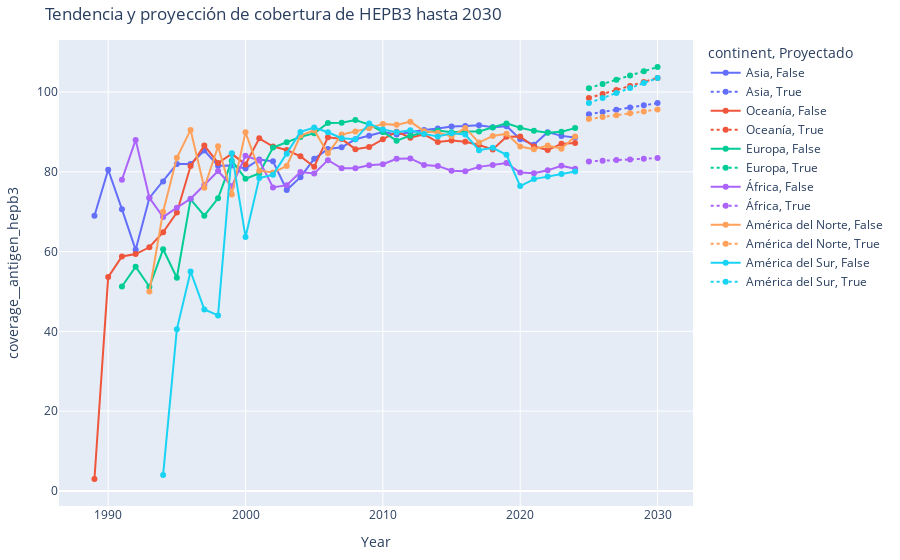

The cell this chart's notebook holds for it:
### Markdown cell above
<div style="background-color:#fff9e6; padding:15px; border-radius:8px;">
  <h2>🤖 Algo de Inteligencia Artificial / A touch of Artificial Intelligence</h2>
  <p>Se aplica un modelo de <strong>regresión lineal</strong> para proyectar la cobertura de vacunación de Hepatitis B (tercera dosis) hasta el año 2030, agrupando por continente. Esta técnica permite estimar tendencias futuras basadas en datos históricos.</p>
  <p>A <strong>linear regression</strong> model is applied to project Hepatitis B (third dose) vaccination coverage through 2030, grouped by continent. This technique helps estimate future trends based on historical data.</p>

  <h3>🛠️ Acciones realizadas / Actions performed</h3>
  <ul>
    <li>📊 Filtrado y agrupación de datos por año y continente / Data filtering and grouping by year and continent</li>
    <li>📈 Entrenamiento de modelos de regresión lineal por grupo / Training linear regression models per group</li>
    <li>📅 Generación de predicciones para años futuros (hasta 2030) / Generating predictions for future years (up to 2030)</li>
    <li>🧩 Integración de datos reales y proyectados / Merging actual and projected data</li>
    <li>📉 Visualización de tendencias con líneas segmentadas / Trend visualization with dashed lines for projections</li>
  </ul>

  <blockquote>Este enfoque predictivo permite anticipar escenarios de cobertura y apoyar decisiones estratégicas en salud pública.</blockquote>
</div>

### Code cell
# Parámetros configurables
vacuna = 'coverage__antigen_hepb3' 
nivel = 'continent' 

# Filtrar y preparar datos
df_modelo = df_clean[['Year', nivel, vacuna]].dropna()
df_modelo_agg = df_modelo.groupby(['Year', nivel])[vacuna].mean().reset_index()

# Generar predicciones por grupo
predicciones = []
for g in df_modelo_agg[nivel].unique():
    df_g = df_modelo_agg[df_modelo_agg[nivel] == g].copy()
    X = df_g[['Year']]
    y = df_g[vacuna]
    modelo = LinearRegression()
    modelo.fit(X, y)

    años_futuros = pd.DataFrame({'Year': range(df_g['Year'].max() + 1, 2031)})
    y_pred = modelo.predict(años_futuros)

    df_pred = pd.DataFrame({
        'Year': años_futuros['Year'],
        vacuna: y_pred,
        nivel: g,
        'Proyectado': True
    })
    df_g.loc[:, 'Proyectado'] = False

    predicciones.append(pd.concat([df_g, df_pred]))


df_final = pd.concat(predicciones)

# Graficar resultados
fig = px.line(
    df_final,
    x='Year',
    y=vacuna,
    color=nivel,
    line_dash='Proyectado',
    markers=True,
    title=f'Tendencia y proyección de cobertura de {vacuna.replace("coverage__antigen_", "").upper()} hasta 2030'
)
fig.update_layout(margin=dict(l=20, r=20, t=40, b=20))
fig.show()

### Figure 1 — Plotly figure (JSON) as saved in the notebook; plotly's stock layout.template omitted (floating-point values rounded to 4 significant figures)
{"data": [{"hovertemplate": "continent=Asia<br>Proyectado=False<br>Year=%{x}<br>coverage__antigen_hepb3=%{y}<extra></extra>", "legendgroup": "Asia, False", "line": {"color": "#636efa", "dash": "solid"}, "marker": {"symbol": "circle"}, "mode": "lines+markers", "name": "Asia, False", "orientation": "v", "showlegend": true, "type": "scatter", "x": [1989, 1990, 1991, 1992, 1993, 1994, 1995, 1996, 1997, 1998, 1999, 2000, 2001, 2002, 2003, 2004, 2005, 2006, 2007, 2008, 2009, 2010, 2011, 2012, 2013, 2014, 2015, 2016, 2017, 2018, 2019, 2020, 2021, 2022, 2023, 2024], "xaxis": "x", "y": [69.0, 80.5, 70.62, 60.43, 73.44, 77.56, 81.95, 81.96, 85.35, 81.54, 81.59, 80.84, 83.1, 82.63, 75.44, 78.66, 83.25, 85.73, 86.13, 88.15, 89.04, 89.96, 89.37, 89.91, 90.5, 90.83, 91.37, 91.46, 91.67, 91.2, 91.45, 88.17, 86.79, 89.94, 89.0, 88.6], "yaxis": "y"}, {"hovertemplate": "continent=Asia<br>Proyectado=True<br>Year=%{x}<br>coverage__antigen_hepb3=%{y}<extra></extra>", "legendgroup": "Asia, True", "line": {"color": "#636efa", "dash": "dot"}, "marker": {"symbol": "circle"}, "mode": "lines+markers", "name": "Asia, True", "orientation": "v", "showlegend": true, "type": "scatter", "x": [2025, 2026, 2027, 2028, 2029, 2030], "xaxis": "x", "y": [94.43, 94.98, 95.54, 96.1, 96.66, 97.22], "yaxis": "y"}, {"hovertemplate": "continent=Oceanía<br>Proyectado=False<br>Year=%{x}<br>coverage__antigen_hepb3=%{y}<extra></extra>", "legendgroup": "Oceanía, False", "line": {"color": "#EF553B", "dash": "solid"}, "marker": {"symbol": "circle"}, "mode": "lines+markers", "name": "Oceanía, False", "orientation": "v", "showlegend": true, "type": "scatter", "x": [1989, 1990, 1991, 1992, 1993, 1994, 1995, 1996, 1997, 1998, 1999, 2000, 2001, 2002, 2003, 2004, 2005, 2006, 2007, 2008, 2009, 2010, 2011, 2012, 2013, 2014, 2015, 2016, 2017, 2018, 2019, 2020, 2021, 2022, 2023, 2024], "xaxis": "x", "y": [3.0, 53.6, 58.78, 59.36, 61.08, 64.86, 69.79, 81.43, 86.57, 82.21, 84.5, 81.86, 88.4, 86.33, 85.47, 83.87, 81.27, 88.67, 88.2, 85.67, 86.2, 88.13, 90.07, 88.53, 89.4, 87.47, 87.87, 87.53, 86.73, 85.6, 88.8, 88.87, 86.33, 85.47, 87.0, 87.2], "yaxis": "y"}, {"hovertemplate": "continent=Oceanía<br>Proyectado=True<br>Year=%{x}<br>coverage__antigen_hepb3=%{y}<extra></extra>", "legendgroup": "Oceanía, True", "line": {"color": "#EF553B", "dash": "dot"}, "marker": {"symbol": "circle"}, "mode": "lines+markers", "name": "Oceanía, True", "orientation": "v", "showlegend": true, "type": "scatter", "x": [2025, 2026, 2027, 2028, 2029, 2030], "xaxis": "x", "y": [98.51, 99.51, 100.5, 101.5, 102.5, 103.5], "yaxis": "y"}, {"hovertemplate": "continent=Europa<br>Proyectado=False<br>Year=%{x}<br>coverage__antigen_hepb3=%{y}<extra></extra>", "legendgroup": "Europa, False", "line": {"color": "#00cc96", "dash": "solid"}, "marker": {"symbol": "circle"}, "mode": "lines+markers", "name": "Europa, False", "orientation": "v", "showlegend": true, "type": "scatter", "x": [1991, 1992, 1993, 1994, 1995, 1996, 1997, 1998, 1999, 2000, 2001, 2002, 2003, 2004, 2005, 2006, 2007, 2008, 2009, 2010, 2011, 2012, 2013, 2014, 2015, 2016, 2017, 2018, 2019, 2020, 2021, 2022, 2023, 2024], "xaxis": "x", "y": [51.25, 56.2, 51.17, 60.57, 53.44, 73.09, 69.0, 73.35, 82.78, 78.27, 79.57, 86.08, 87.4, 88.75, 89.66, 92.23, 92.29, 93.0, 91.84, 90.0, 87.79, 89.06, 89.82, 90.32, 89.91, 90.12, 90.11, 91.09, 92.14, 91.05, 90.26, 89.82, 90.05, 90.95], "yaxis": "y"}, {"hovertemplate": "continent=Europa<br>Proyectado=True<br>Year=%{x}<br>coverage__antigen_hepb3=%{y}<extra></extra>", "legendgroup": "Europa, True", "line": {"color": "#00cc96", "dash": "dot"}, "marker": {"symbol": "circle"}, "mode": "lines+markers", "name": "Europa, True", "orientation": "v", "showlegend": true, "type": "scatter", "x": [2025, 2026, 2027, 2028, 2029, 2030], "xaxis": "x", "y": [101.0, 102.0, 103.1, 104.1, 105.2, 106.3], "yaxis": "y"}, {"hovertemplate": "continent=África<br>Proyectado=False<br>Year=%{x}<br>coverage__antigen_hepb3=%{y}<extra></extra>", "legendgroup": "África, False", "line": {"color": "#ab63fa", "dash": "solid"}, "marker": {"symbol": "circle"}, "mode": "lines+markers", "name": "África, False", "orientation": "v", "showlegend": true, "type": "scatter", "x": [1991, 1992, 1993, 1994, 1995, 1996, 1997, 1998, 1999, 2000, 2001, 2002, 2003, 2004, 2005, 2006, 2007, 2008, 2009, 2010, 2011, 2012, 2013, 2014, 2015, 2016, 2017, 2018, 2019, 2020, 2021, 2022, 2023, 2024], "xaxis": "x", "y": [78.0, 88.0, 73.5, 68.67, 71.0, 73.25, 76.7, 80.2, 76.36, 84.0, 82.83, 76.09, 76.65, 79.93, 79.6, 82.92, 80.88, 80.89, 81.65, 81.9, 83.24, 83.35, 81.72, 81.47, 80.27, 80.13, 81.23, 81.71, 82.17, 79.83, 79.65, 80.37, 81.52, 80.75], "yaxis": "y"}, {"hovertemplate": "continent=África<br>Proyectado=True<br>Year=%{x}<br>coverage__antigen_hepb3=%{y}<extra></extra>", "legendgroup": "África, True", "line": {"color": "#ab63fa", "dash": "dot"}, "marker": {"symbol": "circle"}, "mode": "lines+markers", "name": "África, True", "orientation": "v", "showlegend": true, "type": "scatter", "x": [2025, 2026, 2027, 2028, 2029, 2030], "xaxis": "x", "y": [82.61, 82.77, 82.94, 83.1, 83.27, 83.43], "yaxis": "y"}, {"hovertemplate": "continent=América del Norte<br>Proyectado=False<br>Year=%{x}<br>coverage__antigen_hepb3=%{y}<extra></extra>", "legendgroup": "América del Norte, False", "line": {"color": "#FFA15A", "dash": "solid"}, "marker": {"symbol": "circle"}, "mode": "lines+markers", "name": "América del Norte, False", "orientation": "v", "showlegend": true, "type": "scatter", "x": [1993, 1994, 1995, 1996, 1997, 1998, 1999, 2000, 2001, 2002, 2003, 2004, 2005, 2006, 2007, 2008, 2009, 2010, 2011, 2012, 2013, 2014, 2015, 2016, 2017, 2018, 2019, 2020, 2021, 2022, 2023, 2024], "xaxis": "x", "y": [50.0, 70.0, 83.5, 90.5, 76.0, 86.4, 74.33, 89.89, 80.29, 79.81, 81.47, 89.11, 90.4, 84.62, 89.33, 90.1, 90.9, 92.0, 91.76, 92.57, 90.18, 89.77, 88.91, 91.0, 87.32, 89.0, 89.55, 86.32, 85.64, 86.59, 85.77, 88.82], "yaxis": "y"}, {"hovertemplate": "continent=América del Norte<br>Proyectado=True<br>Year=%{x}<br>coverage__antigen_hepb3=%{y}<extra></extra>", "legendgroup": "América del Norte, True", "line": {"color": "#FFA15A", "dash": "dot"}, "marker": {"symbol": "circle"}, "mode": "lines+markers", "name": "América del Norte, True", "orientation": "v", "showlegend": true, "type": "scatter", "x": [2025, 2026, 2027, 2028, 2029, 2030], "xaxis": "x", "y": [93.24, 93.71, 94.19, 94.67, 95.14, 95.62], "yaxis": "y"}, {"hovertemplate": "continent=América del Sur<br>Proyectado=False<br>Year=%{x}<br>coverage__antigen_hepb3=%{y}<extra></extra>", "legendgroup": "América del Sur, False", "line": {"color": "#19d3f3", "dash": "solid"}, "marker": {"symbol": "circle"}, "mode": "lines+markers", "name": "América del Sur, False", "orientation": "v", "showlegend": true, "type": "scatter", "x": [1994, 1995, 1996, 1997, 1998, 1999, 2000, 2001, 2002, 2003, 2004, 2005, 2006, 2007, 2008, 2009, 2010, 2011, 2012, 2013, 2014, 2015, 2016, 2017, 2018, 2019, 2020, 2021, 2022, 2023, 2024], "xaxis": "x", "y": [4.0, 40.5, 55.0, 45.5, 44.0, 84.67, 63.67, 78.43, 79.25, 84.5, 90.0, 91.09, 89.92, 88.42, 88.17, 92.08, 90.58, 89.92, 90.42, 89.5, 88.83, 89.67, 89.33, 85.42, 86.0, 84.25, 76.42, 78.17, 78.83, 79.42, 80.08], "yaxis": "y"}, {"hovertemplate": "continent=América del Sur<br>Proyectado=True<br>Year=%{x}<br>coverage__antigen_hepb3=%{y}<extra></extra>", "legendgroup": "América del Sur, True", "line": {"color": "#19d3f3", "dash": "dot"}, "marker": {"symbol": "circle"}, "mode": "lines+markers", "name": "América del Sur, True", "orientation": "v", "showlegend": true, "type": "scatter", "x": [2025, 2026, 2027, 2028, 2029, 2030], "xaxis": "x", "y": [97.25, 98.5, 99.74, 101.0, 102.2, 103.5], "yaxis": "y"}], "layout": {"legend": {"title": {"text": "continent, Proyectado"}, "tracegroupgap": 0}, "margin": {"b": 20, "l": 20, "r": 20, "t": 40}, "title": {"text": "Tendencia y proyección de cobertura de HEPB3 hasta 2030"}, "xaxis": {"anchor": "y", "domain": [0, 1], "title": {"text": "Year"}}, "yaxis": {"anchor": "x", "domain": [0, 1], "title": {"text": "coverage__antigen_hepb3"}}}}
